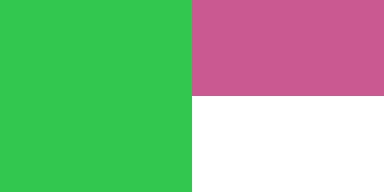
#> input picture packages/current-turn-images/test/compression-fixtures/large.png, 384 x 192 px
$ python -i euler_lens.py   (imports and definitions only)
#> lines starting #> are read from the running program, lines starting #| are printed output that depends on the picture
#!/usr/bin/env python3
"""欧拉透镜（euler_lens）：把欧拉公式 e^(iθ)=cosθ+i·sinθ 的数学结构迁移为图像美学工具。

不是「欧拉魔法让图变美」。是三条可严格验证的迁移：

  ① 色相环 = 复平面单位圆。色相就是相位 θ，颜色和谐 = 相位关系。
     互补 = e^(iπ)（+180°），三角 = e^(i·2π/3)（±120°），邻近 = 小 Δθ。
     用圆统计 resultant R=|Σw·e^(iθ)|/Σw 度量色彩集中/展开。
     → harmony_palette() 用相位旋转生成和谐调色板，直接指导生成 prompt。

  ② 傅里叶 = 复指数分解（欧拉公式是 FFT 的基石）。图像功率谱 P(f)∝1/f^α。
     自然照片/绘画 α≈1.8-2.3；平滑渐变塑料感 α 偏大（高频缺失）。
     ⚠️ 诚实边界：全局径向谱被构图混淆——大片留白会主导谱（船占画面极小时，
     谱斜率反映的是纸白而非笔触）。α 是「全局纹理平衡」信号，不是普适自然度分，
     须与 measure.py 的 flat_area/edge_density 合看，不可单独裁决。

  ③ 对数螺线 e^((a+ib)θ) = 生长×旋转 → 黄金螺线构图视觉重力（叠加分析）。

依赖 numpy + Pillow（无 scipy）。本模块只描述结构，不判美丑；裁决仍归 critique。
"""

from __future__ import annotations

import argparse
import colorsys
import json
import math
import sys
from pathlib import Path

import numpy as np
from PIL import Image, ImageDraw, ImageFont

PHI = (1 + 5 ** 0.5) / 2
GOLDEN_B = math.log(PHI) / (math.pi / 2)  # 黄金螺线增长率 ≈0.3063

# 色彩和谐方案 = 相位差（度）。欧拉旋转 e^(iΔθ)
SCHEMES = {
    "mono": [0],
    "analogous": [-30, 0, 30],
    "complementary": [0, 180],
    "split": [0, 150, 210],
    "triadic": [0, 120, 240],
    "tetradic": [0, 90, 180, 270],
}


# [107 lines left out: functions harmony_palette, hue_phases, _classify, spectrum, not called in this run]


def _load_gray(path: Path, size: int) -> np.ndarray:
#> called with size = 384
    return np.asarray(Image.open(path).convert("L").resize((size, size)), dtype=np.float64) / 255.0
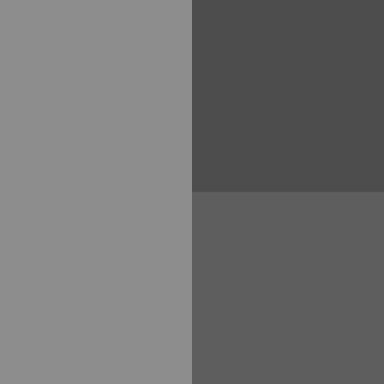
#> returned value: shape (384, 384) float64; min 0.298, max 0.553, mean 0.444


def _pc_map(a: np.ndarray, nscale: int = 4, norient: int = 6, min_wl: int = 3,
            mult: float = 2.1, sigma_f: float = 0.55, spread: float = 1.2,
            noise_k: float = 3.0) -> np.ndarray:
    """相位一致性图：各方向 |Σ_s A_s·e^(iφ_s)|（相干 phasor 和）减噪声门限取最大。
    特征处各尺度相位对齐→相长→大；平坦/噪声→相消→0。光照不变。欧拉相位相干叠加。"""
#> called with nscale = 4, norient = 6, min_wl = 3, mult = 2.1, sigma_f = 0.55, spread = 1.2, noise_k = 3
    rows, cols = a.shape
#> rows = 384; cols = 384
    u = (np.arange(cols) - cols // 2) / cols
#> u = 384 values from -0.5 to 0.497
    v = (np.arange(rows) - rows // 2) / rows
#> v = 384 values from -0.5 to 0.497
    fx, fy = np.meshgrid(u, v)
    radius = np.sqrt(fx ** 2 + fy ** 2)
    theta = np.arctan2(-fy, fx)
    radius[rows // 2, cols // 2] = 1
    log_r = np.log(radius)
    radial = []
    for s in range(nscale):
        fo = 1.0 / (min_wl * mult ** s)
        g = np.exp(-(log_r - np.log(fo)) ** 2 / (2 * np.log(sigma_f) ** 2))
        g[rows // 2, cols // 2] = 0
        radial.append(g)
    F = np.fft.fftshift(np.fft.fft2(a))
    pc_max = np.zeros((rows, cols))
    for o in range(norient):
        ang = o * np.pi / norient
        dt = (theta - ang + np.pi / 2) % np.pi - np.pi / 2
        of = np.exp(-dt ** 2 / (2 * (spread * np.pi / norient) ** 2))
        sum_resp = np.zeros((rows, cols), complex)
        amp0 = None
        for s in range(nscale):
            resp = np.fft.ifft2(np.fft.ifftshift(F * radial[s] * of))
            sum_resp += resp
            if s == 0:
                amp0 = np.abs(resp)
        T = noise_k * np.median(amp0)
        energy = np.maximum(0, np.abs(sum_resp) - T)
        pc_max = np.maximum(pc_max, energy)
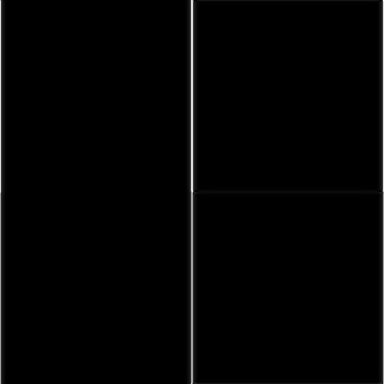
#> amp0: shape (384, 384) float64; min 3.86e-08, max 0.0649, mean 0.000835; drawn with min black and max white
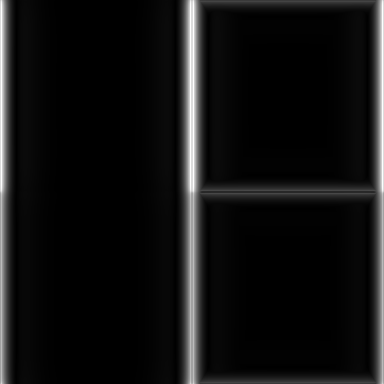
#> pc_max: shape (384, 384) float64; min 1.16e-06, max 0.225, mean 0.016; drawn with min black and max white
    return np.clip(pc_max / (np.percentile(pc_max, 99) + 1e-9), 0, 1)
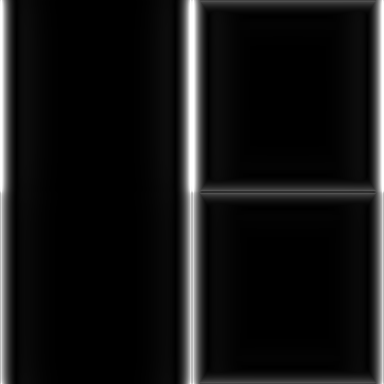
#> returned value: shape (384, 384) float64; min 5.99e-06, max 1, mean 0.0815


# [51 lines left out: functions phase_congruency, gabor_orientation, not called in this run]


def render_pc(path: Path, out: Path, size: int = 384) -> Path:
    """PC 结构热图叠加原图（红=强结构特征）。"""
    pc = _pc_map(_load_gray(path, size))
    orig = Image.open(path).convert("RGB").resize((size, size))
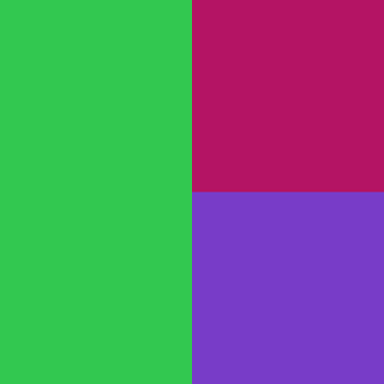
#> orig: PIL image 384x384 RGB; mean R, G, B 100, 120, 115
    pn = (pc * 255).astype(np.uint8)
    heat = np.zeros((size, size, 3), np.uint8)
    heat[..., 0] = pn
    heat[..., 1] = (pn * 0.3).astype(np.uint8)
    heat[..., 2] = 255 - pn
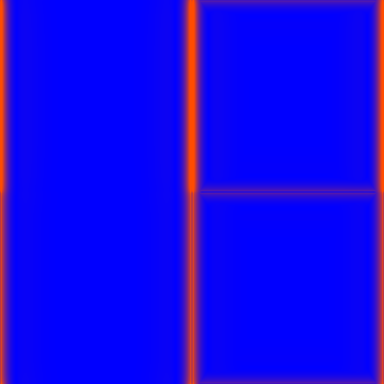
#> heat: shape (384, 384, 3); mean of channels 0, 1, 2 20.3, 5.8, 234.7; drawn as R, G, B
    Image.blend(orig, Image.fromarray(heat), 0.55).save(out)
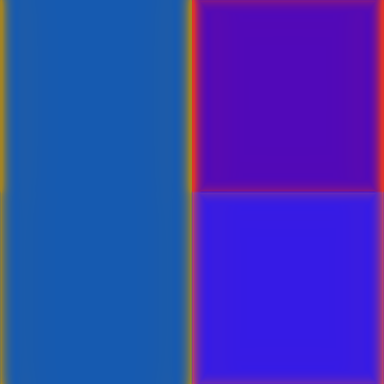
#> saved as out.png: PIL image 384x384 RGB; mean R, G, B 55.8, 57, 180.4
    return out


# [8 lines left out: function _weight_centroid, not called in this run]


def _phi_points() -> list[tuple[float, float]]:
    return [(0.382, 0.382), (0.618, 0.382), (0.382, 0.618), (0.618, 0.618)]


# [161 lines left out: functions spiral_analysis, _spiral_polyline, render_spiral, render_hue_circle, main, not called in this run]


# [2 lines not run here, left out]

>>> result = render_pc('../../../packages/current-turn-images/test/compression-fixtures/large.png', 'out.png')
